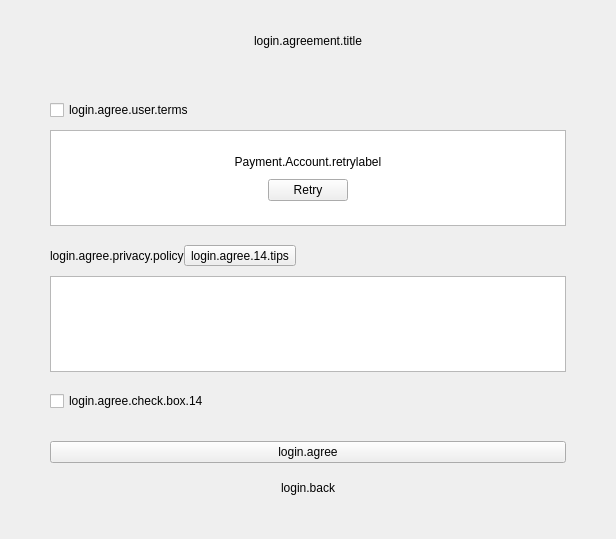
<?xml version="1.0" encoding="UTF-8"?>
<ui version="4.0">
 <class>TermsOfAgreeView</class>
 <widget class="QWidget" name="TermsOfAgreeView">
  <property name="geometry">
   <rect>
    <x>0</x>
    <y>0</y>
    <width>616</width>
    <height>539</height>
   </rect>
  </property>
  <property name="windowTitle">
   <string>Frame</string>
  </property>
  <layout class="QVBoxLayout" name="verticalLayout">
   <property name="spacing">
    <number>0</number>
   </property>
   <property name="leftMargin">
    <number>0</number>
   </property>
   <property name="topMargin">
    <number>0</number>
   </property>
   <property name="rightMargin">
    <number>0</number>
   </property>
   <property name="bottomMargin">
    <number>0</number>
   </property>
   <item>
    <widget class="QWidget" name="topWidget" native="true">
     <property name="minimumSize">
      <size>
       <width>0</width>
       <height>100</height>
      </size>
     </property>
     <layout class="QVBoxLayout" name="verticalLayout_2">
      <property name="spacing">
       <number>0</number>
      </property>
      <property name="leftMargin">
       <number>50</number>
      </property>
      <property name="topMargin">
       <number>0</number>
      </property>
      <property name="rightMargin">
       <number>50</number>
      </property>
      <property name="bottomMargin">
       <number>18</number>
      </property>
      <item>
       <widget class="QLabel" name="termTitleLabel">
        <property name="text">
         <string>login.agreement.title</string>
        </property>
        <property name="alignment">
         <set>Qt::AlignmentFlag::AlignCenter</set>
        </property>
       </widget>
      </item>
     </layout>
    </widget>
   </item>
   <item>
    <layout class="QVBoxLayout" name="verticalLayout_1" stretch="0,0,1,0,0,0,1,0,0,0,0,0,0,0,0">
     <property name="spacing">
      <number>0</number>
     </property>
     <property name="leftMargin">
      <number>50</number>
     </property>
     <property name="topMargin">
      <number>0</number>
     </property>
     <property name="rightMargin">
      <number>50</number>
     </property>
     <property name="bottomMargin">
      <number>0</number>
     </property>
     <item>
      <widget class="PLSCheckBox" name="termOfUserCheckBox">
       <property name="text">
        <string>login.agree.user.terms</string>
       </property>
      </widget>
     </item>
     <item>
      <spacer name="verticalSpacer_2">
       <property name="orientation">
        <enum>Qt::Orientation::Vertical</enum>
       </property>
       <property name="sizeType">
        <enum>QSizePolicy::Policy::Fixed</enum>
       </property>
       <property name="sizeHint" stdset="0">
        <size>
         <width>20</width>
         <height>10</height>
        </size>
       </property>
      </spacer>
     </item>
     <item>
      <widget class="QTextBrowser" name="textEdit_agree_en">
       <property name="sizePolicy">
        <sizepolicy hsizetype="Expanding" vsizetype="Expanding">
         <horstretch>0</horstretch>
         <verstretch>0</verstretch>
        </sizepolicy>
       </property>
       <property name="focusPolicy">
        <enum>Qt::FocusPolicy::NoFocus</enum>
       </property>
       <property name="readOnly">
        <bool>true</bool>
       </property>
       <property name="html">
        <string notr="true">&lt;!DOCTYPE HTML PUBLIC &quot;-//W3C//DTD HTML 4.0//EN&quot; &quot;http://www.w3.org/TR/REC-html40/strict.dtd&quot;&gt;
&lt;html&gt;&lt;head&gt;&lt;meta name=&quot;qrichtext&quot; content=&quot;1&quot; /&gt;&lt;meta charset=&quot;utf-8&quot; /&gt;&lt;style type=&quot;text/css&quot;&gt;
p, li { white-space: pre-wrap; }
hr { height: 1px; border-width: 0; }
li.unchecked::marker { content: &quot;\2610&quot;; }
li.checked::marker { content: &quot;\2612&quot;; }
&lt;/style&gt;&lt;/head&gt;&lt;body style=&quot; font-family:'Microsoft YaHei UI'; font-size:9pt; font-weight:400; font-style:normal;&quot;&gt;
&lt;p style=&quot;-qt-paragraph-type:empty; margin-top:0px; margin-bottom:0px; margin-left:0px; margin-right:0px; -qt-block-indent:0; text-indent:0px; font-family:'SimSun';&quot;&gt;&lt;br /&gt;&lt;/p&gt;&lt;/body&gt;&lt;/html&gt;</string>
       </property>
       <property name="openExternalLinks">
        <bool>true</bool>
       </property>
       <property name="openLinks">
        <bool>true</bool>
       </property>
       <layout class="QVBoxLayout" name="verticalLayout_3">
        <property name="spacing">
         <number>10</number>
        </property>
        <property name="leftMargin">
         <number>9</number>
        </property>
        <property name="topMargin">
         <number>11</number>
        </property>
        <property name="rightMargin">
         <number>9</number>
        </property>
        <property name="bottomMargin">
         <number>10</number>
        </property>
        <item>
         <spacer name="verticalSpacer">
          <property name="orientation">
           <enum>Qt::Orientation::Vertical</enum>
          </property>
          <property name="sizeHint" stdset="0">
           <size>
            <width>20</width>
            <height>40</height>
           </size>
          </property>
         </spacer>
        </item>
        <item>
         <widget class="QLabel" name="retryLabel">
          <property name="text">
           <string>Payment.Account.retrylabel</string>
          </property>
          <property name="alignment">
           <set>Qt::AlignmentFlag::AlignCenter</set>
          </property>
         </widget>
        </item>
        <item>
         <layout class="QHBoxLayout" name="horizontalLayout_retryButtonCenter">
          <property name="spacing">
           <number>0</number>
          </property>
          <property name="leftMargin">
           <number>0</number>
          </property>
          <property name="topMargin">
           <number>0</number>
          </property>
          <property name="rightMargin">
           <number>0</number>
          </property>
          <property name="bottomMargin">
           <number>0</number>
          </property>
          <item>
           <spacer name="horizontalSpacer_retryButtonLeft">
            <property name="orientation">
             <enum>Qt::Orientation::Horizontal</enum>
            </property>
            <property name="sizeHint" stdset="0">
             <size>
              <width>40</width>
              <height>20</height>
             </size>
            </property>
           </spacer>
          </item>
          <item>
           <widget class="QPushButton" name="retryButton">
            <property name="text">
             <string>Retry</string>
            </property>
           </widget>
          </item>
          <item>
           <spacer name="horizontalSpacer_retryButtonRight">
            <property name="orientation">
             <enum>Qt::Orientation::Horizontal</enum>
            </property>
            <property name="sizeHint" stdset="0">
             <size>
              <width>40</width>
              <height>20</height>
             </size>
            </property>
           </spacer>
          </item>
         </layout>
        </item>
        <item>
         <spacer name="verticalSpacer_10">
          <property name="orientation">
           <enum>Qt::Orientation::Vertical</enum>
          </property>
          <property name="sizeHint" stdset="0">
           <size>
            <width>20</width>
            <height>40</height>
           </size>
          </property>
         </spacer>
        </item>
       </layout>
      </widget>
     </item>
     <item>
      <spacer name="verticalSpacer_3">
       <property name="orientation">
        <enum>Qt::Orientation::Vertical</enum>
       </property>
       <property name="sizeType">
        <enum>QSizePolicy::Policy::Fixed</enum>
       </property>
       <property name="sizeHint" stdset="0">
        <size>
         <width>20</width>
         <height>19</height>
        </size>
       </property>
      </spacer>
     </item>
     <item>
      <layout class="QHBoxLayout" name="horizontalLayout_2">
       <property name="spacing">
        <number>0</number>
       </property>
       <property name="topMargin">
        <number>0</number>
       </property>
       <item>
        <widget class="QLabel" name="policyLabel">
         <property name="text">
          <string>login.agree.privacy.policy</string>
         </property>
        </widget>
       </item>
       <item alignment="Qt::AlignmentFlag::AlignBottom">
        <widget class="QToolButton" name="toolButton">
         <property name="sizePolicy">
          <sizepolicy hsizetype="Minimum" vsizetype="Fixed">
           <horstretch>0</horstretch>
           <verstretch>0</verstretch>
          </sizepolicy>
         </property>
         <property name="font">
          <font>
           <underline>false</underline>
          </font>
         </property>
         <property name="text">
          <string>login.agree.14.tips</string>
         </property>
        </widget>
       </item>
       <item>
        <spacer name="horizontalSpacer_3">
         <property name="orientation">
          <enum>Qt::Orientation::Horizontal</enum>
         </property>
         <property name="sizeHint" stdset="0">
          <size>
           <width>40</width>
           <height>0</height>
          </size>
         </property>
        </spacer>
       </item>
      </layout>
     </item>
     <item>
      <spacer name="verticalSpacer_4">
       <property name="orientation">
        <enum>Qt::Orientation::Vertical</enum>
       </property>
       <property name="sizeType">
        <enum>QSizePolicy::Policy::Fixed</enum>
       </property>
       <property name="sizeHint" stdset="0">
        <size>
         <width>20</width>
         <height>10</height>
        </size>
       </property>
      </spacer>
     </item>
     <item>
      <widget class="QTextBrowser" name="textEdit_privacy_en">
       <property name="sizePolicy">
        <sizepolicy hsizetype="Expanding" vsizetype="Expanding">
         <horstretch>0</horstretch>
         <verstretch>0</verstretch>
        </sizepolicy>
       </property>
       <property name="readOnly">
        <bool>true</bool>
       </property>
       <property name="html">
        <string notr="true">&lt;!DOCTYPE HTML PUBLIC &quot;-//W3C//DTD HTML 4.0//EN&quot; &quot;http://www.w3.org/TR/REC-html40/strict.dtd&quot;&gt;
&lt;html&gt;&lt;head&gt;&lt;meta name=&quot;qrichtext&quot; content=&quot;1&quot; /&gt;&lt;meta charset=&quot;utf-8&quot; /&gt;&lt;style type=&quot;text/css&quot;&gt;
p, li { white-space: pre-wrap; }
hr { height: 1px; border-width: 0; }
li.unchecked::marker { content: &quot;\2610&quot;; }
li.checked::marker { content: &quot;\2612&quot;; }
&lt;/style&gt;&lt;/head&gt;&lt;body style=&quot; font-family:'Microsoft YaHei UI'; font-size:9pt; font-weight:400; font-style:normal;&quot;&gt;
&lt;p style=&quot;-qt-paragraph-type:empty; margin-top:0px; margin-bottom:0px; margin-left:0px; margin-right:0px; -qt-block-indent:0; text-indent:0px; font-family:'SimSun';&quot;&gt;&lt;br /&gt;&lt;/p&gt;&lt;/body&gt;&lt;/html&gt;</string>
       </property>
       <property name="textInteractionFlags">
        <set>Qt::TextInteractionFlag::LinksAccessibleByMouse</set>
       </property>
       <property name="openExternalLinks">
        <bool>true</bool>
       </property>
       <property name="openLinks">
        <bool>true</bool>
       </property>
      </widget>
     </item>
     <item>
      <spacer name="verticalSpacer_5">
       <property name="orientation">
        <enum>Qt::Orientation::Vertical</enum>
       </property>
       <property name="sizeType">
        <enum>QSizePolicy::Policy::Fixed</enum>
       </property>
       <property name="sizeHint" stdset="0">
        <size>
         <width>20</width>
         <height>19</height>
        </size>
       </property>
      </spacer>
     </item>
     <item>
      <widget class="PLSCheckBox" name="checkBox_14">
       <property name="text">
        <string>login.agree.check.box.14</string>
       </property>
      </widget>
     </item>
     <item>
      <spacer name="verticalSpacer_7">
       <property name="orientation">
        <enum>Qt::Orientation::Vertical</enum>
       </property>
       <property name="sizeType">
        <enum>QSizePolicy::Policy::Fixed</enum>
       </property>
       <property name="sizeHint" stdset="0">
        <size>
         <width>20</width>
         <height>30</height>
        </size>
       </property>
      </spacer>
     </item>
     <item>
      <widget class="QPushButton" name="agreeButton">
       <property name="text">
        <string>login.agree</string>
       </property>
      </widget>
     </item>
     <item>
      <spacer name="verticalSpacer_6">
       <property name="orientation">
        <enum>Qt::Orientation::Vertical</enum>
       </property>
       <property name="sizeType">
        <enum>QSizePolicy::Policy::Fixed</enum>
       </property>
       <property name="sizeHint" stdset="0">
        <size>
         <width>20</width>
         <height>14</height>
        </size>
       </property>
      </spacer>
     </item>
     <item>
      <layout class="QHBoxLayout" name="horizontalLayout">
       <property name="topMargin">
        <number>0</number>
       </property>
       <item>
        <spacer name="horizontalSpacer">
         <property name="orientation">
          <enum>Qt::Orientation::Horizontal</enum>
         </property>
         <property name="sizeHint" stdset="0">
          <size>
           <width>40</width>
           <height>20</height>
          </size>
         </property>
        </spacer>
       </item>
       <item>
        <widget class="QPushButton" name="backButton">
         <property name="text">
          <string>login.back</string>
         </property>
         <property name="autoDefault">
          <bool>false</bool>
         </property>
         <property name="flat">
          <bool>true</bool>
         </property>
        </widget>
       </item>
       <item>
        <spacer name="horizontalSpacer_2">
         <property name="orientation">
          <enum>Qt::Orientation::Horizontal</enum>
         </property>
         <property name="sizeHint" stdset="0">
          <size>
           <width>40</width>
           <height>20</height>
          </size>
         </property>
        </spacer>
       </item>
      </layout>
     </item>
     <item>
      <spacer name="verticalSpacer_9">
       <property name="orientation">
        <enum>Qt::Orientation::Vertical</enum>
       </property>
       <property name="sizeType">
        <enum>QSizePolicy::Policy::Fixed</enum>
       </property>
       <property name="sizeHint" stdset="0">
        <size>
         <width>20</width>
         <height>40</height>
        </size>
       </property>
      </spacer>
     </item>
     <item>
      <spacer name="verticalSpacer_8">
       <property name="orientation">
        <enum>Qt::Orientation::Vertical</enum>
       </property>
       <property name="sizeHint" stdset="0">
        <size>
         <width>20</width>
         <height>0</height>
        </size>
       </property>
      </spacer>
     </item>
    </layout>
   </item>
  </layout>
 </widget>
 <customwidgets>
  <customwidget>
   <class>PLSCheckBox</class>
   <extends>QCheckBox</extends>
   <header>PLSCheckBox.h</header>
  </customwidget>
 </customwidgets>
 <resources/>
 <connections/>
</ui>
